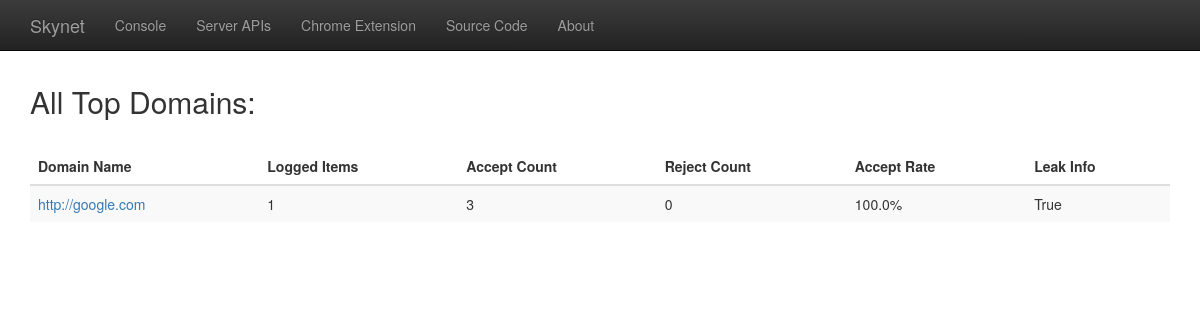
The app's page /, older data.
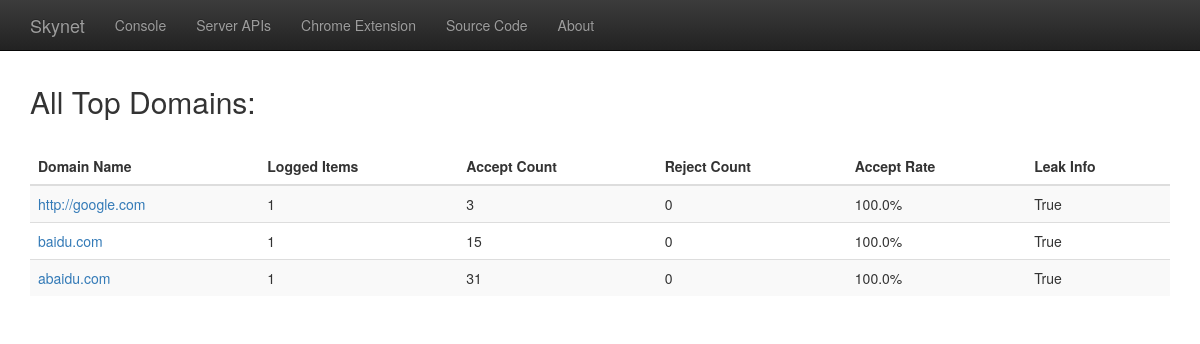
The same page, newer data.
### skynet/models.py (models this page shows, shortened)
class TopDomain(models.Model):
    domain_name = models.URLField()
    is_leak = models.BooleanField(default=False)
    accept_count = models.PositiveIntegerField(default=0)
    reject_count = models.PositiveIntegerField(default=0)

### skynet/views.py (the view)
# urls.py: url(r'^$', views.view_main),
def view_main(request):
    domain_set = TopDomain.objects.all()
    for item in domain_set:
        item.accept_rate = str(round(float(item.accept_count)/(item.accept_count+item.reject_count) * 100, 2))+'%'
        try:
            sub_page_set = FullRequest.objects.filter(top_domain=item)
        except FullRequest.DoesNotExist:
            sub_page_set = []
        item.request_log = str(len(sub_page_set))
    return render(request, 'terminator_view_main.html', {'domain': domain_set})

### templates/terminator_view_main.html (shortened to what this page needs)
{% extends "terminator_base_nav.html" %}
{% block body-except-nav %}
    <h2>All Top Domains:</h2>
    <div style="padding-top: 20px">
        <table id="domain-table" class="table table-striped table-hover sortable">
        <thead>
            <tr>
                <th>Domain Name</th>
                <th>Logged Items</th>
                <th>Accept Count</th>
                <th>Reject Count</th>
                <th>Accept Rate</th>
                <th>Leak Info</th>
            </tr>
        </thead>
        <tbody>
            {% for item in domain %}
                <tr>
                    <td>
                        <a href="/q/domain/{{ item.domain_name }}">{{ item.domain_name }}</a>
                    </td>
                    <td>
                        {{ item.request_log }}
                    </td>
                    <td>
                        {{ item.accept_count }}
                    </td>
                    <td>
                        {{ item.reject_count }}
                    </td>
                    <td>
                        {{ item.accept_rate }}
                    </td>
                    <td>
                        {{ item.is_leak }}
                    </td>
                </tr>
            {% endfor %}
        </tbody>
        </table>
    </div>
{% endblock %}

### templates/terminator_base_nav.html (shortened to what this page needs)
{% extends "html_base_with_bootstrap.html" %}
{% block body %}
   <nav class="navbar navbar-inverse navbar-fixed-top" role="navigation">
        <div class="container">
            <div class="navbar-header">
                <a class="navbar-brand" href="/">Skynet</a>
            </div>
            <div class="collapse navbar-collapse" id="bs-example-navbar-collapse-1">
                <ul class="nav navbar-nav">
                    <li>
                        <a href="/t800">Console</a>
                    </li>
                    <li>
                        <a href="/demo">Server APIs</a>
                    </li>
                    <li>
                        <a href="/static/placeholder.html">Chrome Extension</a>
                    </li>
                    <li>
                        <a href="https://bitbucket.org/terminators_123/terminator/src">Source Code</a>
                    </li>
                    <li>
                        <a href="/about">About</a>
                    </li>
                </ul>
            </div>
        </div>
    </nav>
    <div class="container" style="padding-top: 65px">
    {% block body-except-nav %} {% endblock %}
    </div>
{% endblock %}

### templates/html_base_with_bootstrap.html (shortened to what this page needs)
{% extends "html_base.html" %}
{% block other-head %}
    <link rel="stylesheet" href="/static/bootstrap/css/bootstrap.min.css">
    <link rel="stylesheet" href="/static/bootstrap/css/bootstrap-theme.min.css">
{% endblock %}

### templates/html_base.html (shortened to what this page needs)
<!DOCTYPE html>
<html lang="en">
<head>
    {% block other-head %}{% endblock %}
</head>
<body>
    {% block body %}{% endblock %}
</body>
</html>

Row changes from the older to the newer data that the page shows:
added TopDomain: domain_name "baidu.com", request_log "1", accept_count "15", reject_count "0", accept_rate "100.0%", is_leak "True"
added TopDomain: domain_name "abaidu.com", request_log "1", accept_count "31", reject_count "0", accept_rate "100.0%", is_leak "True"
